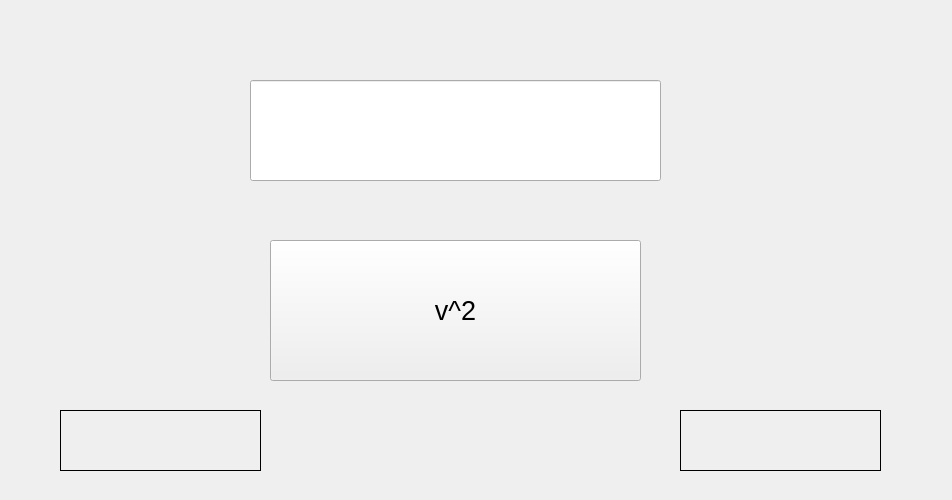
<?xml version="1.0" encoding="UTF-8"?>
<ui version="4.0">
 <class>FirstWidget</class>
 <widget class="QWidget" name="FirstWidget">
  <property name="geometry">
   <rect>
    <x>0</x>
    <y>0</y>
    <width>952</width>
    <height>500</height>
   </rect>
  </property>
  <property name="palette">
   <palette>
    <active>
     <colorrole role="WindowText">
      <brush brushstyle="SolidPattern">
       <color alpha="255">
        <red>0</red>
        <green>170</green>
        <blue>0</blue>
       </color>
      </brush>
     </colorrole>
    </active>
    <inactive>
     <colorrole role="WindowText">
      <brush brushstyle="SolidPattern">
       <color alpha="255">
        <red>0</red>
        <green>170</green>
        <blue>0</blue>
       </color>
      </brush>
     </colorrole>
    </inactive>
    <disabled>
     <colorrole role="WindowText">
      <brush brushstyle="SolidPattern">
       <color alpha="255">
        <red>120</red>
        <green>120</green>
        <blue>120</blue>
       </color>
      </brush>
     </colorrole>
    </disabled>
   </palette>
  </property>
  <property name="font">
   <font>
    <pointsize>11</pointsize>
   </font>
  </property>
  <property name="windowTitle">
   <string>Hello</string>
  </property>
  <widget class="QPushButton" name="testbutton">
   <property name="geometry">
    <rect>
     <x>270</x>
     <y>240</y>
     <width>371</width>
     <height>141</height>
    </rect>
   </property>
   <property name="font">
    <font>
     <pointsize>20</pointsize>
    </font>
   </property>
   <property name="text">
    <string>v^2</string>
   </property>
  </widget>
  <widget class="QLineEdit" name="intext">
   <property name="geometry">
    <rect>
     <x>250</x>
     <y>80</y>
     <width>411</width>
     <height>101</height>
    </rect>
   </property>
  </widget>
  <widget class="QLabel" name="justtext">
   <property name="geometry">
    <rect>
     <x>60</x>
     <y>410</y>
     <width>201</width>
     <height>61</height>
    </rect>
   </property>
   <property name="palette">
    <palette>
     <active>
      <colorrole role="WindowText">
       <brush brushstyle="SolidPattern">
        <color alpha="255">
         <red>0</red>
         <green>0</green>
         <blue>0</blue>
        </color>
       </brush>
      </colorrole>
     </active>
     <inactive>
      <colorrole role="WindowText">
       <brush brushstyle="SolidPattern">
        <color alpha="255">
         <red>0</red>
         <green>0</green>
         <blue>0</blue>
        </color>
       </brush>
      </colorrole>
     </inactive>
     <disabled>
      <colorrole role="WindowText">
       <brush brushstyle="SolidPattern">
        <color alpha="255">
         <red>120</red>
         <green>120</green>
         <blue>120</blue>
        </color>
       </brush>
      </colorrole>
     </disabled>
    </palette>
   </property>
   <property name="frameShape">
    <enum>QFrame::Box</enum>
   </property>
   <property name="text">
    <string/>
   </property>
  </widget>
  <widget class="QLabel" name="errortext">
   <property name="geometry">
    <rect>
     <x>680</x>
     <y>410</y>
     <width>201</width>
     <height>61</height>
    </rect>
   </property>
   <property name="palette">
    <palette>
     <active>
      <colorrole role="WindowText">
       <brush brushstyle="SolidPattern">
        <color alpha="255">
         <red>0</red>
         <green>0</green>
         <blue>0</blue>
        </color>
       </brush>
      </colorrole>
     </active>
     <inactive>
      <colorrole role="WindowText">
       <brush brushstyle="SolidPattern">
        <color alpha="255">
         <red>0</red>
         <green>0</green>
         <blue>0</blue>
        </color>
       </brush>
      </colorrole>
     </inactive>
     <disabled>
      <colorrole role="WindowText">
       <brush brushstyle="SolidPattern">
        <color alpha="255">
         <red>120</red>
         <green>120</green>
         <blue>120</blue>
        </color>
       </brush>
      </colorrole>
     </disabled>
    </palette>
   </property>
   <property name="frameShape">
    <enum>QFrame::Box</enum>
   </property>
   <property name="text">
    <string/>
   </property>
  </widget>
 </widget>
 <layoutdefault spacing="6" margin="11"/>
 <resources/>
 <connections/>
</ui>
